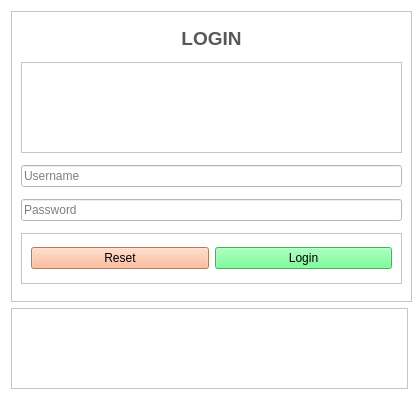
<?xml version="1.0" encoding="UTF-8"?>
<ui version="4.0">
 <class>login</class>
 <widget class="QWidget" name="login">
  <property name="windowModality">
   <enum>Qt::WindowModal</enum>
  </property>
  <property name="enabled">
   <bool>true</bool>
  </property>
  <property name="geometry">
   <rect>
    <x>0</x>
    <y>0</y>
    <width>419</width>
    <height>400</height>
   </rect>
  </property>
  <property name="sizePolicy">
   <sizepolicy hsizetype="Fixed" vsizetype="Fixed">
    <horstretch>0</horstretch>
    <verstretch>0</verstretch>
   </sizepolicy>
  </property>
  <property name="minimumSize">
   <size>
    <width>419</width>
    <height>400</height>
   </size>
  </property>
  <property name="maximumSize">
   <size>
    <width>419</width>
    <height>400</height>
   </size>
  </property>
  <property name="baseSize">
   <size>
    <width>0</width>
    <height>0</height>
   </size>
  </property>
  <property name="palette">
   <palette>
    <active>
     <colorrole role="WindowText">
      <brush brushstyle="SolidPattern">
       <color alpha="255">
        <red>0</red>
        <green>0</green>
        <blue>0</blue>
       </color>
      </brush>
     </colorrole>
     <colorrole role="Button">
      <brush brushstyle="SolidPattern">
       <color alpha="255">
        <red>255</red>
        <green>255</green>
        <blue>255</blue>
       </color>
      </brush>
     </colorrole>
     <colorrole role="Light">
      <brush brushstyle="SolidPattern">
       <color alpha="255">
        <red>127</red>
        <green>170</green>
        <blue>255</blue>
       </color>
      </brush>
     </colorrole>
     <colorrole role="Midlight">
      <brush brushstyle="SolidPattern">
       <color alpha="255">
        <red>63</red>
        <green>127</green>
        <blue>255</blue>
       </color>
      </brush>
     </colorrole>
     <colorrole role="Dark">
      <brush brushstyle="SolidPattern">
       <color alpha="255">
        <red>0</red>
        <green>42</green>
        <blue>127</blue>
       </color>
      </brush>
     </colorrole>
     <colorrole role="Mid">
      <brush brushstyle="SolidPattern">
       <color alpha="255">
        <red>0</red>
        <green>56</green>
        <blue>170</blue>
       </color>
      </brush>
     </colorrole>
     <colorrole role="Text">
      <brush brushstyle="SolidPattern">
       <color alpha="255">
        <red>0</red>
        <green>0</green>
        <blue>0</blue>
       </color>
      </brush>
     </colorrole>
     <colorrole role="BrightText">
      <brush brushstyle="SolidPattern">
       <color alpha="255">
        <red>255</red>
        <green>255</green>
        <blue>255</blue>
       </color>
      </brush>
     </colorrole>
     <colorrole role="ButtonText">
      <brush brushstyle="SolidPattern">
       <color alpha="255">
        <red>0</red>
        <green>0</green>
        <blue>0</blue>
       </color>
      </brush>
     </colorrole>
     <colorrole role="Base">
      <brush brushstyle="SolidPattern">
       <color alpha="255">
        <red>255</red>
        <green>255</green>
        <blue>255</blue>
       </color>
      </brush>
     </colorrole>
     <colorrole role="Window">
      <brush brushstyle="SolidPattern">
       <color alpha="255">
        <red>255</red>
        <green>255</green>
        <blue>255</blue>
       </color>
      </brush>
     </colorrole>
     <colorrole role="Shadow">
      <brush brushstyle="SolidPattern">
       <color alpha="255">
        <red>0</red>
        <green>0</green>
        <blue>0</blue>
       </color>
      </brush>
     </colorrole>
     <colorrole role="AlternateBase">
      <brush brushstyle="SolidPattern">
       <color alpha="255">
        <red>127</red>
        <green>170</green>
        <blue>255</blue>
       </color>
      </brush>
     </colorrole>
     <colorrole role="ToolTipBase">
      <brush brushstyle="SolidPattern">
       <color alpha="255">
        <red>255</red>
        <green>255</green>
        <blue>220</blue>
       </color>
      </brush>
     </colorrole>
     <colorrole role="ToolTipText">
      <brush brushstyle="SolidPattern">
       <color alpha="255">
        <red>0</red>
        <green>0</green>
        <blue>0</blue>
       </color>
      </brush>
     </colorrole>
     <colorrole role="PlaceholderText">
      <brush brushstyle="SolidPattern">
       <color alpha="128">
        <red>0</red>
        <green>0</green>
        <blue>0</blue>
       </color>
      </brush>
     </colorrole>
    </active>
    <inactive>
     <colorrole role="WindowText">
      <brush brushstyle="SolidPattern">
       <color alpha="255">
        <red>0</red>
        <green>0</green>
        <blue>0</blue>
       </color>
      </brush>
     </colorrole>
     <colorrole role="Button">
      <brush brushstyle="SolidPattern">
       <color alpha="255">
        <red>255</red>
        <green>255</green>
        <blue>255</blue>
       </color>
      </brush>
     </colorrole>
     <colorrole role="Light">
      <brush brushstyle="SolidPattern">
       <color alpha="255">
        <red>127</red>
        <green>170</green>
        <blue>255</blue>
       </color>
      </brush>
     </colorrole>
     <colorrole role="Midlight">
      <brush brushstyle="SolidPattern">
       <color alpha="255">
        <red>63</red>
        <green>127</green>
        <blue>255</blue>
       </color>
      </brush>
     </colorrole>
     <colorrole role="Dark">
      <brush brushstyle="SolidPattern">
       <color alpha="255">
        <red>0</red>
        <green>42</green>
        <blue>127</blue>
       </color>
      </brush>
     </colorrole>
     <colorrole role="Mid">
      <brush brushstyle="SolidPattern">
       <color alpha="255">
        <red>0</red>
        <green>56</green>
        <blue>170</blue>
       </color>
      </brush>
     </colorrole>
     <colorrole role="Text">
      <brush brushstyle="SolidPattern">
       <color alpha="255">
        <red>0</red>
        <green>0</green>
        <blue>0</blue>
       </color>
      </brush>
     </colorrole>
     <colorrole role="BrightText">
      <brush brushstyle="SolidPattern">
       <color alpha="255">
        <red>255</red>
        <green>255</green>
        <blue>255</blue>
       </color>
      </brush>
     </colorrole>
     <colorrole role="ButtonText">
      <brush brushstyle="SolidPattern">
       <color alpha="255">
        <red>0</red>
        <green>0</green>
        <blue>0</blue>
       </color>
      </brush>
     </colorrole>
     <colorrole role="Base">
      <brush brushstyle="SolidPattern">
       <color alpha="255">
        <red>255</red>
        <green>255</green>
        <blue>255</blue>
       </color>
      </brush>
     </colorrole>
     <colorrole role="Window">
      <brush brushstyle="SolidPattern">
       <color alpha="255">
        <red>255</red>
        <green>255</green>
        <blue>255</blue>
       </color>
      </brush>
     </colorrole>
     <colorrole role="Shadow">
      <brush brushstyle="SolidPattern">
       <color alpha="255">
        <red>0</red>
        <green>0</green>
        <blue>0</blue>
       </color>
      </brush>
     </colorrole>
     <colorrole role="AlternateBase">
      <brush brushstyle="SolidPattern">
       <color alpha="255">
        <red>127</red>
        <green>170</green>
        <blue>255</blue>
       </color>
      </brush>
     </colorrole>
     <colorrole role="ToolTipBase">
      <brush brushstyle="SolidPattern">
       <color alpha="255">
        <red>255</red>
        <green>255</green>
        <blue>220</blue>
       </color>
      </brush>
     </colorrole>
     <colorrole role="ToolTipText">
      <brush brushstyle="SolidPattern">
       <color alpha="255">
        <red>0</red>
        <green>0</green>
        <blue>0</blue>
       </color>
      </brush>
     </colorrole>
     <colorrole role="PlaceholderText">
      <brush brushstyle="SolidPattern">
       <color alpha="128">
        <red>0</red>
        <green>0</green>
        <blue>0</blue>
       </color>
      </brush>
     </colorrole>
    </inactive>
    <disabled>
     <colorrole role="WindowText">
      <brush brushstyle="SolidPattern">
       <color alpha="255">
        <red>0</red>
        <green>42</green>
        <blue>127</blue>
       </color>
      </brush>
     </colorrole>
     <colorrole role="Button">
      <brush brushstyle="SolidPattern">
       <color alpha="255">
        <red>255</red>
        <green>255</green>
        <blue>255</blue>
       </color>
      </brush>
     </colorrole>
     <colorrole role="Light">
      <brush brushstyle="SolidPattern">
       <color alpha="255">
        <red>127</red>
        <green>170</green>
        <blue>255</blue>
       </color>
      </brush>
     </colorrole>
     <colorrole role="Midlight">
      <brush brushstyle="SolidPattern">
       <color alpha="255">
        <red>63</red>
        <green>127</green>
        <blue>255</blue>
       </color>
      </brush>
     </colorrole>
     <colorrole role="Dark">
      <brush brushstyle="SolidPattern">
       <color alpha="255">
        <red>0</red>
        <green>42</green>
        <blue>127</blue>
       </color>
      </brush>
     </colorrole>
     <colorrole role="Mid">
      <brush brushstyle="SolidPattern">
       <color alpha="255">
        <red>0</red>
        <green>56</green>
        <blue>170</blue>
       </color>
      </brush>
     </colorrole>
     <colorrole role="Text">
      <brush brushstyle="SolidPattern">
       <color alpha="255">
        <red>0</red>
        <green>42</green>
        <blue>127</blue>
       </color>
      </brush>
     </colorrole>
     <colorrole role="BrightText">
      <brush brushstyle="SolidPattern">
       <color alpha="255">
        <red>255</red>
        <green>255</green>
        <blue>255</blue>
       </color>
      </brush>
     </colorrole>
     <colorrole role="ButtonText">
      <brush brushstyle="SolidPattern">
       <color alpha="255">
        <red>0</red>
        <green>42</green>
        <blue>127</blue>
       </color>
      </brush>
     </colorrole>
     <colorrole role="Base">
      <brush brushstyle="SolidPattern">
       <color alpha="255">
        <red>255</red>
        <green>255</green>
        <blue>255</blue>
       </color>
      </brush>
     </colorrole>
     <colorrole role="Window">
      <brush brushstyle="SolidPattern">
       <color alpha="255">
        <red>255</red>
        <green>255</green>
        <blue>255</blue>
       </color>
      </brush>
     </colorrole>
     <colorrole role="Shadow">
      <brush brushstyle="SolidPattern">
       <color alpha="255">
        <red>0</red>
        <green>0</green>
        <blue>0</blue>
       </color>
      </brush>
     </colorrole>
     <colorrole role="AlternateBase">
      <brush brushstyle="SolidPattern">
       <color alpha="255">
        <red>0</red>
        <green>85</green>
        <blue>255</blue>
       </color>
      </brush>
     </colorrole>
     <colorrole role="ToolTipBase">
      <brush brushstyle="SolidPattern">
       <color alpha="255">
        <red>255</red>
        <green>255</green>
        <blue>220</blue>
       </color>
      </brush>
     </colorrole>
     <colorrole role="ToolTipText">
      <brush brushstyle="SolidPattern">
       <color alpha="255">
        <red>0</red>
        <green>0</green>
        <blue>0</blue>
       </color>
      </brush>
     </colorrole>
     <colorrole role="PlaceholderText">
      <brush brushstyle="SolidPattern">
       <color alpha="128">
        <red>0</red>
        <green>0</green>
        <blue>0</blue>
       </color>
      </brush>
     </colorrole>
    </disabled>
   </palette>
  </property>
  <property name="windowTitle">
   <string notr="true">Login</string>
  </property>
  <property name="windowIcon">
   <iconset>
    <normaloff>../Icon/logo.png</normaloff>../Icon/logo.png</iconset>
  </property>
  <property name="styleSheet">
   <string notr="true">background-color: rgb(255, 255, 255);</string>
  </property>
  <layout class="QGridLayout" name="gridLayout_2">
   <item row="0" column="0">
    <widget class="QFrame" name="OuterFrame">
     <property name="minimumSize">
      <size>
       <width>401</width>
       <height>291</height>
      </size>
     </property>
     <property name="maximumSize">
      <size>
       <width>401</width>
       <height>291</height>
      </size>
     </property>
     <property name="frameShape">
      <enum>QFrame::StyledPanel</enum>
     </property>
     <property name="frameShadow">
      <enum>QFrame::Raised</enum>
     </property>
     <layout class="QGridLayout" name="gridLayout">
      <item row="2" column="0">
       <layout class="QHBoxLayout" name="UserNameLayout">
        <item>
         <widget class="QLineEdit" name="UsernameInput">
          <property name="placeholderText">
           <string>Username</string>
          </property>
         </widget>
        </item>
       </layout>
      </item>
      <item row="0" column="0">
       <widget class="QLabel" name="title">
        <property name="maximumSize">
         <size>
          <width>381</width>
          <height>23</height>
         </size>
        </property>
        <property name="styleSheet">
         <string notr="true">font: 12pt &quot;Open Sans&quot;;
color: rgb(88, 88, 88);</string>
        </property>
        <property name="text">
         <string>&lt;html&gt;&lt;head/&gt;&lt;body&gt;&lt;p&gt;&lt;span style=&quot; font-size:14pt; font-weight:600;&quot;&gt;LOGIN&lt;/span&gt;&lt;/p&gt;&lt;/body&gt;&lt;/html&gt;</string>
        </property>
        <property name="alignment">
         <set>Qt::AlignCenter</set>
        </property>
       </widget>
      </item>
      <item row="4" column="0">
       <widget class="QFrame" name="ButtonGroup">
        <property name="maximumSize">
         <size>
          <width>381</width>
          <height>51</height>
         </size>
        </property>
        <property name="frameShape">
         <enum>QFrame::StyledPanel</enum>
        </property>
        <property name="frameShadow">
         <enum>QFrame::Raised</enum>
        </property>
        <layout class="QHBoxLayout" name="horizontalLayout_4">
         <item>
          <layout class="QHBoxLayout" name="ButtonLayout">
           <item>
            <widget class="QPushButton" name="ResetButton">
             <property name="styleSheet">
              <string notr="true">background-color: rgb(255, 170, 127);</string>
             </property>
             <property name="text">
              <string>Reset</string>
             </property>
             <property name="shortcut">
              <string>Shift+Backspace</string>
             </property>
            </widget>
           </item>
           <item>
            <widget class="QPushButton" name="LoginButton">
             <property name="styleSheet">
              <string notr="true">background-color: rgb(85, 255, 127);
color: rgb(0, 0, 0);</string>
             </property>
             <property name="text">
              <string>Login</string>
             </property>
             <property name="shortcut">
              <string>Return</string>
             </property>
            </widget>
           </item>
          </layout>
         </item>
        </layout>
       </widget>
      </item>
      <item row="3" column="0">
       <layout class="QHBoxLayout" name="Passwordlayout">
        <item>
         <widget class="QLineEdit" name="PasswordInput">
          <property name="enabled">
           <bool>true</bool>
          </property>
          <property name="inputMask">
           <string/>
          </property>
          <property name="frame">
           <bool>true</bool>
          </property>
          <property name="echoMode">
           <enum>QLineEdit::Password</enum>
          </property>
          <property name="placeholderText">
           <string>Password</string>
          </property>
          <property name="clearButtonEnabled">
           <bool>true</bool>
          </property>
         </widget>
        </item>
       </layout>
      </item>
      <item row="1" column="0">
       <widget class="QLabel" name="loginAvatar">
        <property name="minimumSize">
         <size>
          <width>0</width>
          <height>0</height>
         </size>
        </property>
        <property name="maximumSize">
         <size>
          <width>381</width>
          <height>91</height>
         </size>
        </property>
        <property name="styleSheet">
         <string notr="true"/>
        </property>
        <property name="frameShape">
         <enum>QFrame::StyledPanel</enum>
        </property>
        <property name="frameShadow">
         <enum>QFrame::Raised</enum>
        </property>
        <property name="text">
         <string/>
        </property>
        <property name="pixmap">
         <pixmap>../Icon/avatar.png</pixmap>
        </property>
        <property name="scaledContents">
         <bool>false</bool>
        </property>
        <property name="alignment">
         <set>Qt::AlignCenter</set>
        </property>
       </widget>
      </item>
     </layout>
    </widget>
   </item>
   <item row="1" column="0">
    <widget class="QFrame" name="InfoFrame">
     <property name="frameShape">
      <enum>QFrame::StyledPanel</enum>
     </property>
     <property name="frameShadow">
      <enum>QFrame::Raised</enum>
     </property>
     <layout class="QGridLayout" name="gridLayout_3">
      <item row="0" column="0">
       <widget class="QLineEdit" name="Information">
        <property name="frame">
         <bool>false</bool>
        </property>
        <property name="alignment">
         <set>Qt::AlignCenter</set>
        </property>
        <property name="readOnly">
         <bool>true</bool>
        </property>
       </widget>
      </item>
     </layout>
    </widget>
   </item>
  </layout>
 </widget>
 <resources/>
 <connections/>
</ui>
